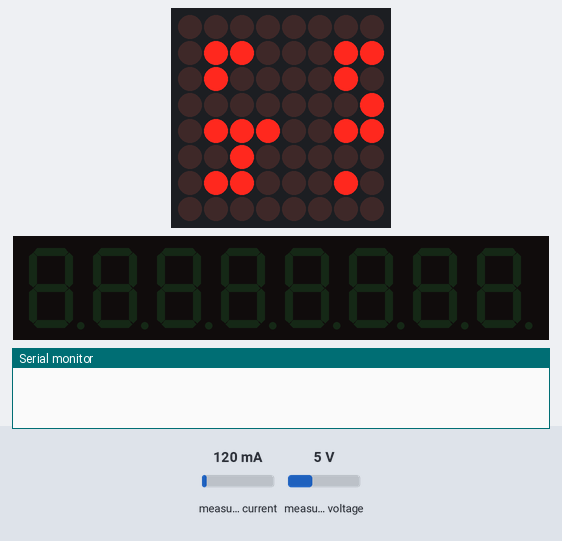
The sketch below on a simulated Arduino Uno, built with avr-gcc and run on an emulated ATmega328P. Parts: 8×8 LED matrix, 8-digit seven-segment display, the last lines printed to the serial monitor. Inputs (shaded band) come from the test bench; at power-on: measured current 120 mA, measured voltage 5 V.

Above: at 0.1 s.
At 10.1 s:
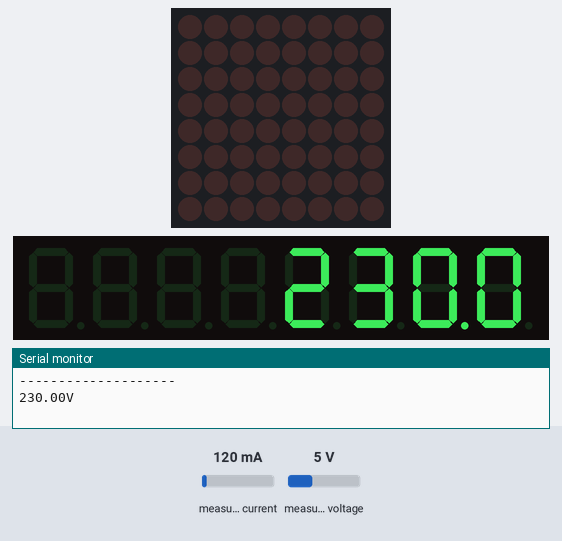
At 19.1 s:
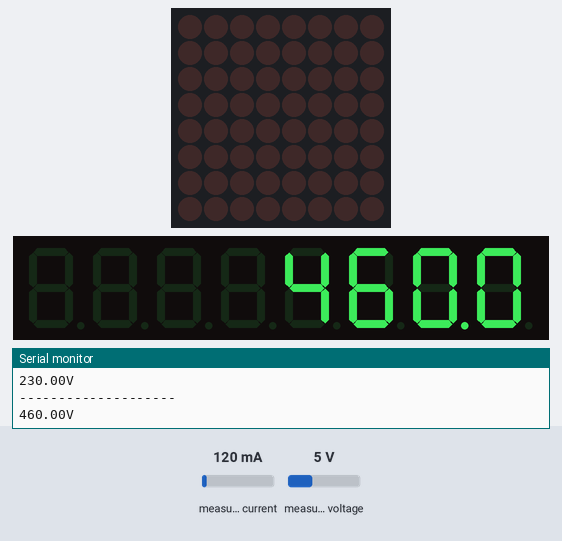
At 46.2 s:
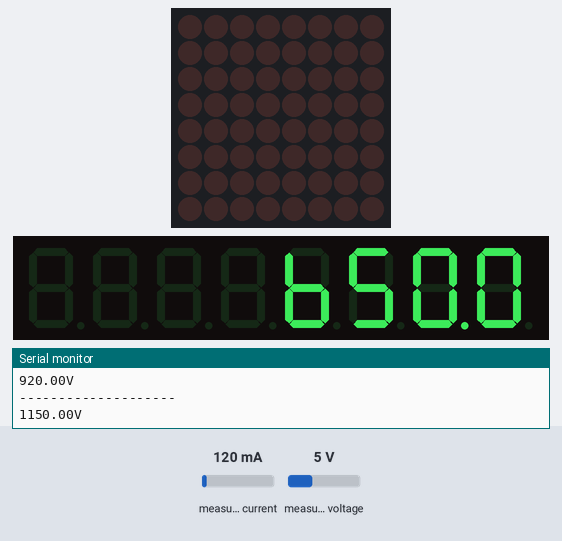
At 82.3 s:
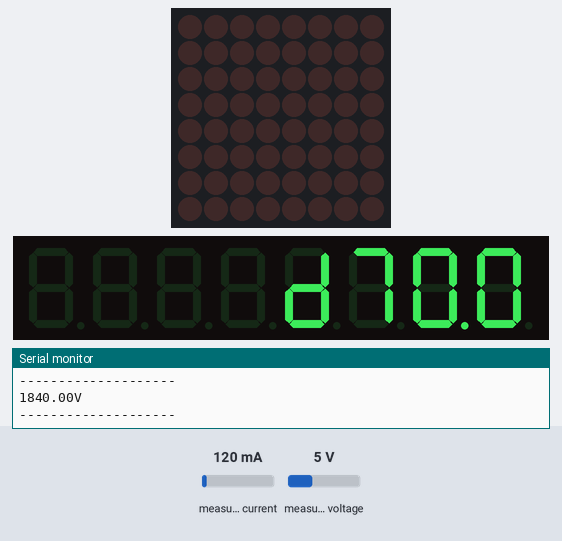
At 127.5 s:
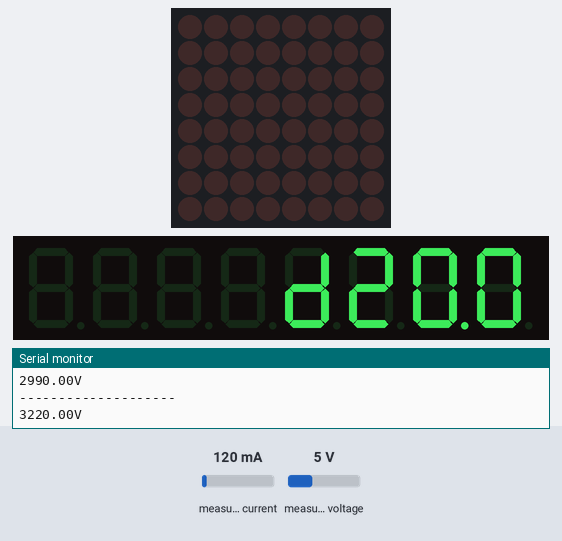

Measured:
- what the display in image 1 shows lasts 9.1 s, from 10.0 s to 19.1 s

The sketch:

main_voltage_emonlib_1.ino
```cpp
// (licence header left out)
#include "EmonLib.h"             // Include Emon Library
EnergyMonitor emon1;             // Create an instance

// adapted sketch by niq_ro from http://arduinotehniq.blogspot.com
// and http://nicuflorica.blogspot.ro
// version 1.0 in 22.09.2016, Craiova - Romania
// source for LEDControl: http://embedded-lab.com/blog/?p=6862
#include "LedControl.h"
/*
 Now we need a LedControl to work with.
 ***** These pin numbers will probably not work with your hardware *****
 pin 12 is connected to the DataIn
 pin 11 is connected to the CLK
 pin 10 is connected to LOAD
 We have only a single MAX72XX.
 */
LedControl lc=LedControl(12,11,10,1);

float vtot, tensiune;

void setup()
{
  Serial.begin(9600);

  emon1.voltage(2, 250, 1.7);  // Voltage: input pin, calibration, phase_shift
//  emon1.current(1, 111.1);       // Current: input pin, calibration.

// Initialize MAX7219 device
lc.shutdown(0,false); // Enable display
lc.setIntensity(0,8); // Set brightness level (0 is min, 15 is max)
lc.clearDisplay(0); // Clear display register


lc.setRow(0,6,B1100010);  // afisez litera "n" pe coloane 6
lc.setRow(0,5,B0100000);  // afisez litera "i" pe coloane 5
lc.setRow(0,4,B1110011);  // afisez litera "q" pe coloane 4
lc.setRow(0,3,B0000001);  // afisez semnul "-" pe coloane 3
lc.setRow(0,2,B1000010);  // afisez litera "r" pe coloane 2
lc.setRow(0,1,B1100011);  // afisez litera "o" pe coloane 1
delay(2000);
lc.clearDisplay(0); // Clear display register

}

void loop()
{
for (byte i=0; i < 20; i++){
  emon1.calcVI(20,2000);         // Calculate all. No.of half wavelengths (crossings), time-out
  tensiune   = emon1.Vrms;             //extract Vrms into Variable
  vtot = vtot + tensiune;
delay(200);
}
tensiune = vtot/20;
 Serial.println("--------------------");
 Serial.print(tensiune);
 Serial.println("V");

//tensiune = 231.4;  / for test display style
tensiune = 10*tensiune;

int vs = tensiune/1000;
int vzu = tensiune - 1000*vs;
int vz = vzu/100;
int vum = vzu - 100*vz;
int vu = vum/10;
int vm = vum - 10*vu;

lc.setDigit(0,3,vs, false); // afisez sute pe coloana 3
lc.setDigit(0,2,vz, false); // afisez zeci pe coloana 2
lc.setDigit(0,1,vu, true);  // afisez unitati pe coloana 1 si virgula (punct)
lc.setDigit(0,0,vm, false); // afisez cifra dupa virgula pe coloana 0
delay(1000);
//lc.clearDisplay(0); // Clear display register
}
```
